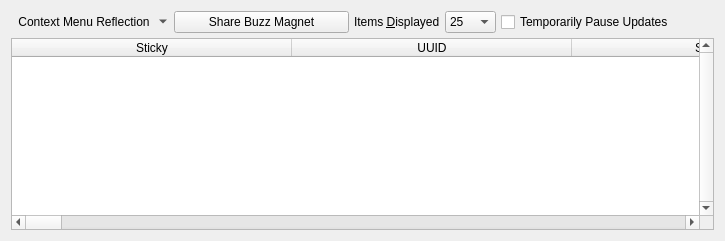
              <widget class="QWidget" name="layoutWidget1">
               <layout class="QVBoxLayout" name="verticalLayout_57">
                <property name="spacing">
                 <number>5</number>
                </property>
                <item>
                 <layout class="QHBoxLayout" name="horizontalLayout_26">
                  <property name="spacing">
                   <number>5</number>
                  </property>
                  <item>
                   <widget class="QToolButton" name="neighborsActionMenu">
                    <property name="toolTip">
                     <string>Context Menu</string>
                    </property>
                    <property name="text">
                     <string>Context Menu Reflection</string>
                    </property>
                    <property name="icon">
                     <iconset resource="../Icons/icons.qrc">
                      <normaloff>:/generic/menu.png</normaloff>:/generic/menu.png</iconset>
                    </property>
                    <property name="popupMode">
                     <enum>QToolButton::MenuButtonPopup</enum>
                    </property>
                    <property name="autoRaise">
                     <bool>true</bool>
                    </property>
                   </widget>
                  </item>
                  <item>
                   <widget class="QPushButton" name="shareBuzzMagnet">
                    <property name="minimumSize">
                     <size>
                      <width>175</width>
                      <height>0</height>
                     </size>
                    </property>
                    <property name="text">
                     <string>Share Buzz Magnet</string>
                    </property>
                   </widget>
                  </item>
                  <item>
                   <widget class="QLabel" name="label_95">
                    <property name="text">
                     <string>Items &amp;Displayed</string>
                    </property>
                    <property name="buddy">
                     <cstring>neighbors_maximum_items_displayed</cstring>
                    </property>
                   </widget>
                  </item>
                  <item>
                   <widget class="QComboBox" name="neighbors_maximum_items_displayed">
                    <property name="toolTip">
                     <string>Maximum number of list entries which will be displayed. Setting will not be retained.</string>
                    </property>
                    <property name="sizeAdjustPolicy">
                     <enum>QComboBox::AdjustToContents</enum>
                    </property>
                    <item>
                     <property name="text">
                      <string>25</string>
                     </property>
                    </item>
                    <item>
                     <property name="text">
                      <string>50</string>
                     </property>
                    </item>
                    <item>
                     <property name="text">
                      <string>100</string>
                     </property>
                    </item>
                    <item>
                     <property name="text">
                      <string>All</string>
                     </property>
                    </item>
                   </widget>
                  </item>
                  <item>
                   <widget class="QCheckBox" name="neighborsTemporarilyPause">
                    <property name="sizePolicy">
                     <sizepolicy hsizetype="Minimum" vsizetype="Preferred">
                      <horstretch>0</horstretch>
                      <verstretch>0</verstretch>
                     </sizepolicy>
                    </property>
                    <property name="toolTip">
                     <string>Setting will not be retained.</string>
                    </property>
                    <property name="text">
                     <string>Temporarily Pause Updates</string>
                    </property>
                   </widget>
                  </item>
                  <item>
                   <spacer name="horizontalSpacer_22">
                    <property name="orientation">
                     <enum>Qt::Horizontal</enum>
                    </property>
                    <property name="sizeHint" stdset="0">
                     <size>
                      <width>40</width>
                      <height>20</height>
                     </size>
                    </property>
                   </spacer>
                  </item>
                 </layout>
                </item>
                <item>
                 <widget class="QTableWidget" name="neighbors">
                  <property name="maximumSize">
                   <size>
                    <width>16777215</width>
                    <height>16777215</height>
                   </size>
                  </property>
                  <property name="verticalScrollBarPolicy">
                   <enum>Qt::ScrollBarAlwaysOn</enum>
                  </property>
                  <property name="alternatingRowColors">
                   <bool>true</bool>
                  </property>
                  <property name="selectionMode">
                   <enum>QAbstractItemView::SingleSelection</enum>
                  </property>
                  <property name="selectionBehavior">
                   <enum>QAbstractItemView::SelectRows</enum>
                  </property>
                  <property name="horizontalScrollMode">
                   <enum>QAbstractItemView::ScrollPerPixel</enum>
                  </property>
                  <property name="sortingEnabled">
                   <bool>true</bool>
                  </property>
                  <attribute name="horizontalHeaderDefaultSectionSize">
                   <number>280</number>
                  </attribute>
                  <attribute name="horizontalHeaderShowSortIndicator" stdset="0">
                   <bool>true</bool>
                  </attribute>
                  <attribute name="horizontalHeaderStretchLastSection">
                   <bool>true</bool>
                  </attribute>
                  <column>
                   <property name="text">
                    <string>Sticky</string>
                   </property>
                  </column>
                  <column>
                   <property name="text">
                    <string>UUID</string>
                   </property>
                  </column>
                  <column>
                   <property name="text">
                    <string>Status</string>
                   </property>
                  </column>
                  <column>
                   <property name="text">
                    <string>SSL Key Size</string>
                   </property>
                  </column>
                  <column>
                   <property name="text">
                    <string>Status Control</string>
                   </property>
                  </column>
                  <column>
                   <property name="text">
                    <string>Local IP</string>
                   </property>
                  </column>
                  <column>
                   <property name="text">
                    <string>Local Port</string>
                   </property>
                  </column>
                  <column>
                   <property name="text">
                    <string>External IP</string>
                   </property>
                  </column>
                  <column>
                   <property name="text">
                    <string>External Port</string>
                   </property>
                  </column>
                  <column>
                   <property name="text">
                    <string>Country</string>
                   </property>
                  </column>
                  <column>
                   <property name="text">
                    <string>Remote IP</string>
                   </property>
                  </column>
                  <column>
                   <property name="text">
                    <string>Remote Port</string>
                   </property>
                  </column>
                  <column>
                   <property name="text">
                    <string>Scope ID</string>
                   </property>
                  </column>
                  <column>
                   <property name="text">
                    <string>Protocol</string>
                   </property>
                  </column>
                  <column>
                   <property name="text">
                    <string>Proxy Hostname</string>
                   </property>
                  </column>
                  <column>
                   <property name="text">
                    <string>Proxy Port</string>
                   </property>
                  </column>
                  <column>
                   <property name="text">
                    <string>Max. Buffer Size (Bytes)</string>
                   </property>
                  </column>
                  <column>
                   <property name="text">
                    <string>Max. Content Length (Bytes)</string>
                   </property>
                  </column>
                  <column>
                   <property name="text">
                    <string>Echo Mode</string>
                   </property>
                  </column>
                  <column>
                   <property name="text">
                    <string>Uptime (Seconds)</string>
                   </property>
                  </column>
                  <column>
                   <property name="text">
                    <string>Allow Certificate Exceptions</string>
                   </property>
                  </column>
                  <column>
                   <property name="text">
                    <string>Certificate SHA-512 Hash</string>
                   </property>
                  </column>
                  <column>
                   <property name="text">
                    <string>Bytes Read</string>
                   </property>
                  </column>
                  <column>
                   <property name="text">
                    <string>Bytes Written</string>
                   </property>
                  </column>
                  <column>
                   <property name="text">
                    <string>SSL Session Cipher</string>
                   </property>
                  </column>
                  <column>
                   <property name="text">
                    <string>Account Name</string>
                   </property>
                  </column>
                  <column>
                   <property name="text">
                    <string>Account Authenticated</string>
                   </property>
                  </column>
                  <column>
                   <property name="text">
                    <string>Transport</string>
                   </property>
                  </column>
                  <column>
                   <property name="text">
                    <string>Orientation</string>
                   </property>
                  </column>
                  <column>
                   <property name="text">
                    <string>Message of the Day</string>
                   </property>
                  </column>
                  <column>
                   <property name="text">
                    <string>Encrypted</string>
                   </property>
                  </column>
                  <column>
                   <property name="text">
                    <string>certificate</string>
                   </property>
                  </column>
                  <column>
                   <property name="text">
                    <string>Adaptive Echo Token</string>
                   </property>
                  </column>
                  <column>
                   <property name="text">
                    <string>Adaptive Echo Token Type</string>
                   </property>
                  </column>
                  <column>
                   <property name="text">
                    <string>SSL Control String</string>
                   </property>
                  </column>
                  <column>
                   <property name="text">
                    <string>Priority</string>
                   </property>
                  </column>
                  <column>
                   <property name="text">
                    <string>Lane Width (Bytes)</string>
                   </property>
                  </column>
                  <column>
                   <property name="text">
                    <string>Passthrough</string>
                   </property>
                  </column>
                  <column>
                   <property name="text">
                    <string>Wait-For-Bytes-Written (Milliseconds)</string>
                   </property>
                  </column>
                  <column>
                   <property name="text">
                    <string>Private Application Credentials</string>
                   </property>
                  </column>
                  <column>
                   <property name="text">
                    <string>Silence Time (Seconds)</string>
                   </property>
                  </column>
                  <column>
                   <property name="text">
                    <string>Socket Options</string>
                   </property>
                  </column>
                  <column>
                   <property name="text">
                    <string>Buffered Content</string>
                   </property>
                  </column>
                  <column>
                   <property name="text">
                    <string>Bind IP</string>
                   </property>
                  </column>
                  <column>
                   <property name="text">
                    <string>OID</string>
                   </property>
                  </column>
                 </widget>
                </item>
               </layout>
              </widget>
